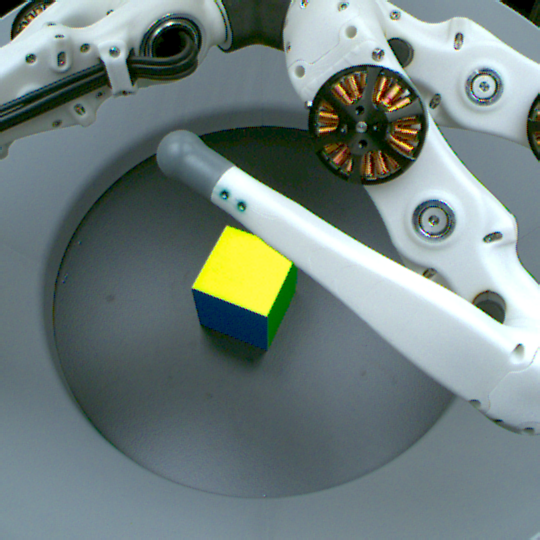
#> input picture test/images/pose_detection/cube_v1/camera180.png, 540 x 540 px, found by its file name
$ python debayering_tests.py   (older library calls are emulated)
#> lines starting #> are read from the running program, lines starting #| are printed output that depends on the picture
# %%
import ipdb
import sys
import traceback
import numpy as np
import cv2 as cv2
from PIL import Image


def bgr2rgb(bgr_image):
    return bgr_image[:, :, ::-1]


# [23 lines left out: function downsample_raw_image, not called in this run]


def rbg_to_bayer_bg(image: np.ndarray) -> np.ndarray:
    # copied
    """Convert an rgb image to a BG Bayer pattern.

    This can be used to generate simulated raw camera data in Bayer format.
    Note that there will be some loss in image quality.  It is mostly meant for
    testing the full software pipeline with the same conditions as on the real
    robot.  It is not optimized of realistic images.

    Args:
        image: RGB image.

    Returns:
        Bayer pattern based on the input image.  Height and width are the same
        as of the input image.  The image can be converted using OpenCV's
        `COLOR_BAYER_BG2*`.
    """
    # there is only one channel but it still needs the third dimension, so that
    # the conversion to a cv2.Mat in C++ is easier

    bayer_img = np.zeros((image.shape[0], image.shape[1], 1), dtype=np.uint8)

    # channel names, assuming input is RGB
    CHANNEL_RED = 0
    CHANNEL_GREEN = 1
    CHANNEL_BLUE = 2

    # channel map to get the following pattern (called "BG" in OpenCV):
    #
    #   R G
    #   G B
    #
    channel_map = {
        (0, 0): CHANNEL_RED,
        (1, 0): CHANNEL_GREEN,
        (0, 1): CHANNEL_GREEN,
        (1, 1): CHANNEL_BLUE,
    }

    for r in range(image.shape[0]):
        for c in range(image.shape[1]):
            channel = channel_map[(r % 2, c % 2)]
            bayer_img[r, c] = image[r, c, channel]

    return bayer_img


# [16 lines left out: function toy_example, not called in this run]


def downsample_bayer_debayer(*, image, interpolation):
    num_rows = image.shape[0]
    num_cols = image.shape[1]

    downsampled = cv2.resize(
        image, (num_rows // 2, num_cols // 2), interpolation=interpolation
    )

    downsample_bayered = rbg_to_bayer_bg(bgr2rgb(downsampled))
    downsample_bayer_debayered = cv2.cvtColor(
        downsample_bayered, cv2.COLOR_BAYER_BG2BGR
    )

    return downsample_bayer_debayered


# [29 lines left out: functions bayer_downsample_debayer, compare_bayer_downsampling, not called in this run]


interpolation_methods = [
    cv2.INTER_NEAREST,
    cv2.INTER_LINEAR,
    cv2.INTER_CUBIC,
    cv2.INTER_AREA,
    #  cv2.INTER_LANCZOS4,
    cv2.INTER_LINEAR_EXACT,
    #  cv2.INTER_NEAREST_EXACT,
    #  cv2.INTER_MAX,
    #  cv2.WARP_FILL_OUTLIERS,
]


# [17 lines left out: function compare_interpolation, not called in this run]


def compare_filters():
    # median before downsampling seems to be best

    path = "./cube_v2__pro4__2020-09-20/0015/camera180.png"

    original = cv2.imread(path)
#> original is the input picture: shape (540, 540, 3); mean B, G, R 127.4, 129.3, 114.2
    cv2.imshow("get fucked", original)

    # result without filtering
    result = downsample_bayer_debayer(
        image=original, interpolation=cv2.INTER_LINEAR
    )
#> in downsample_bayer_debayer, `downsampled = cv2.resize( image, (num_rows // 2, num_cols // 2), inter..`:
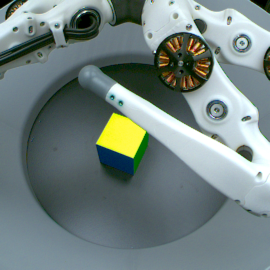
#> downsampled: shape (270, 270, 3); mean B, G, R 127.5, 129.4, 114.4
#> in bgr2rgb, `return bgr_image[:, :, ::-1]`:
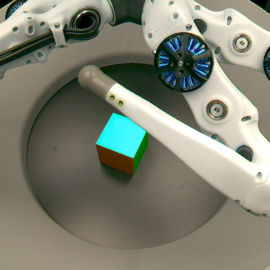
#> returned value: shape (270, 270, 3); mean of channels 0, 1, 2 114.4, 129.4, 127.5; drawn as B, G, R
#> in rbg_to_bayer_bg, `bayer_img = np.zeros((image.shape[0], image.shape[1], 1), dtype=np.uin..`: bayer_img: shape (270, 270, 1); every value is 0
#> after the loop in rbg_to_bayer_bg, `for r in range(image.shape[0]):`:
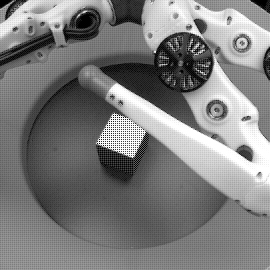
#> bayer_img: shape (270, 270, 1); min 0, max 255, mean 125.2
#> in downsample_bayer_debayer, `downsample_bayer_debayered = cv2.cvtColor( downsample_bayered, cv2.COL..`:
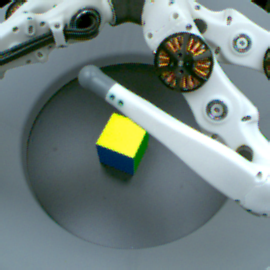
#> downsample_bayer_debayered: shape (270, 270, 3); mean B, G, R 127.7, 129.5, 114.5

    # filtering before downsampling
    result_median_before = downsample_bayer_debayer(
        image=cv2.medianBlur(original, 3), interpolation=cv2.INTER_LINEAR
    )
    result_gaussian_before = downsample_bayer_debayer(
        image=cv2.GaussianBlur(original, (3, 3), 0),
        interpolation=cv2.INTER_LINEAR,
    )

    # filtering at the end
    result_median_end = cv2.medianBlur(result, 3)

    cv2.imshow("result", result)
    cv2.imshow("result_median_end", result_median_end)

    cv2.imshow("result_median_before", result_median_before)
    cv2.imshow("result_gaussian_before", result_gaussian_before)

    cv2.waitKey(0)
    cv2.destroyAllWindows()


# %%
if __name__ == "__main__":
    try:
        compare_filters()

    except:
        extype, value, tb = sys.exc_info()
        traceback.print_exc()
        ipdb.post_mortem(tb)
# %%

$ run again, with test/images/pose_detection/cube_v1/camera300.png copied over test/images/pose_detection/cube_v1/camera180.png
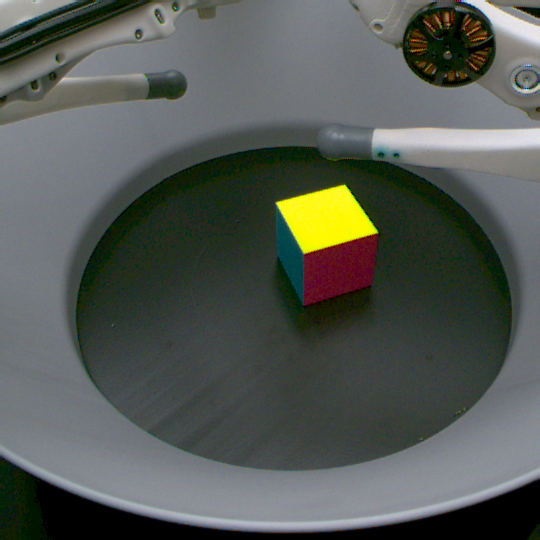
#> input picture test/images/pose_detection/cube_v1/camera300.png, 540 x 540 px, found by its file name
#> in compare_filters, original is the input picture: shape (540, 540, 3); mean B, G, R 83.6, 89.2, 84.4
#> after the loop in rbg_to_bayer_bg, `for r in range(image.shape[0]):`:
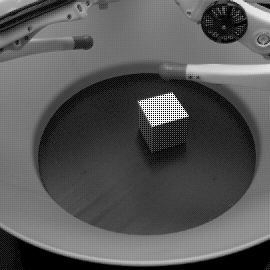
#> bayer_img: shape (270, 270, 1); min 0, max 255, mean 86.7
#> in downsample_bayer_debayer, `downsample_bayer_debayered = cv2.cvtColor( downsample_bayered, cv2.COL..`:
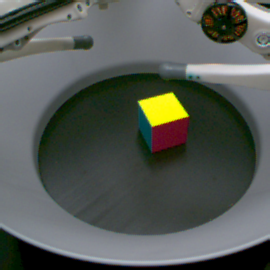
#> downsample_bayer_debayered: shape (270, 270, 3); mean B, G, R 83.9, 89.3, 84.6

$ run again, with test/images/pose_detection/cube_v1/camera60.png copied over test/images/pose_detection/cube_v1/camera180.png
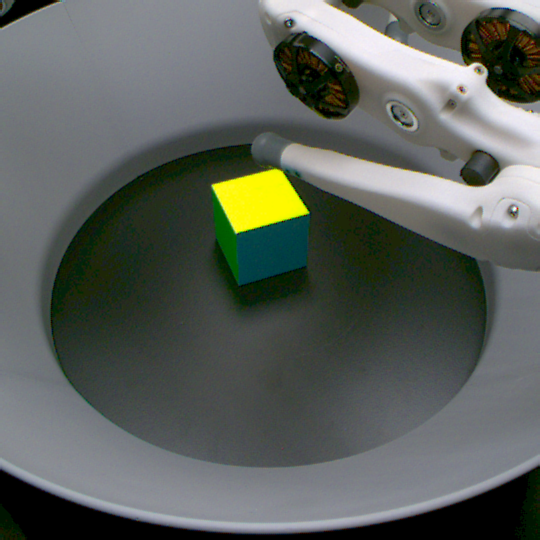
#> input picture test/images/pose_detection/cube_v1/camera60.png, 540 x 540 px, found by its file name
#> in compare_filters, original is the input picture: shape (540, 540, 3); mean B, G, R 91.7, 97, 91.7
#> after the loop in rbg_to_bayer_bg, `for r in range(image.shape[0]):`:
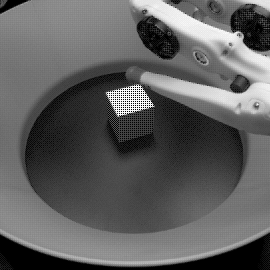
#> bayer_img: shape (270, 270, 1); min 0, max 255, mean 94.5
#> in downsample_bayer_debayer, `downsample_bayer_debayered = cv2.cvtColor( downsample_bayered, cv2.COL..`:
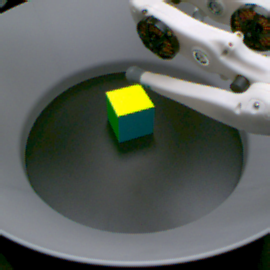
#> downsample_bayer_debayered: shape (270, 270, 3); mean B, G, R 92, 97.2, 92
